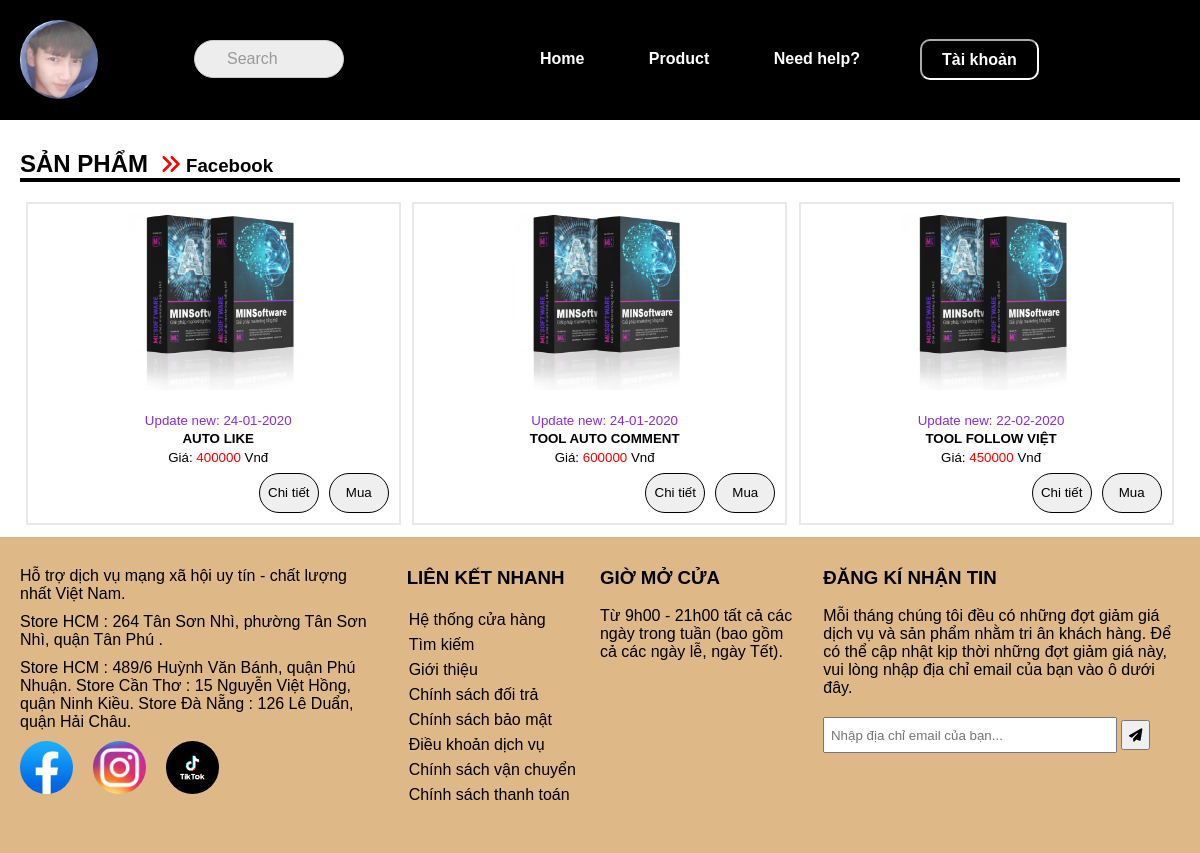
The app's page /controller/index.php?act=product&idcatalog=16 with its own data.
### tables this page shows
CREATE TABLE `danhmucs` (
  `id` int(12) NOT NULL,
  `name` varchar(50) NOT NULL,
  `sort` tinyint(2) NOT NULL DEFAULT 0,
  `sphot` tinyint(1) NOT NULL DEFAULT 0
);

CREATE TABLE `sanpham` (
  `id` int(12) NOT NULL,
  `updatenew` varchar(50) NOT NULL,
  `name` varchar(255) NOT NULL,
  `img` varchar(150) NOT NULL,
  `price` int(12) DEFAULT 0,
  `iddm` int(12) NOT NULL,
  `hot` tinyint(1) DEFAULT 0
);

### model/danhmuc.php (called while the page is built, shortened)
<?php
    function catalogname($id){
        $sql="select * from danhmucs where id=".$id;
        $conn = connect();
        $stmt = $conn->prepare($sql);
        $stmt->setFetchMode(PDO::FETCH_ASSOC);
        $stmt->execute();
        return $stmt->fetch();
    }
?>

### model/sanpham.php (called while the page is built, shortened)
<?php
    function showsp($idcatalog){
        $sql="select * from sanpham where 1";
        if($idcatalog>0){
            $sql.=" AND iddm=".$idcatalog;
        }
        $sql.=" order by id desc";
        $conn = connect();
        $stmt = $conn->prepare($sql);
        $stmt->setFetchMode(PDO::FETCH_ASSOC);
        $stmt->execute();
        return $stmt->fetchAll();
    }
    function dssp($hot){
        $conn = connect();
        $sql = "select * from sanpham where 1";
        if($hot==1){
            $sql.=" AND hot=1";
        }
        $sql.=" order by hot desc";
        $stmt = $conn->prepare($sql);
        $stmt->setFetchMode(PDO::FETCH_ASSOC);
        $stmt->execute();
        return $stmt->fetchAll();
    }
?>

### view/product.php (the view, shortened to what this page needs)
<section>
        <div class="all80">
            <div class="product">
                <p>SẢN PHẨM
                <?php
                    if($exportcatalogname!="")echo"<i class='fas'>&#xf101;</i><span>".$exportcatalogname['name']."</span>";
                ?>
                </p>
            </div>
            <div class="boxsanpham boxnghiengimg" id="boxsanpham">
                <?php
                    if(count($dssp)==0){
                        echo "<h2 class=paddingnone>Danh mục này tạm thời không có sản phẩm !!!</h2>";
                    }else{
                        foreach($dssp as $sp){
                            $id=$sp['id'];
                            $update=$sp['updatenew'];
                            $img="../view/upload/".$sp['img'];
                            $name=$sp['name'];
                            $gia=$sp['price'];
                            $link="index.php?act=productdetail&id=".$id;
                        if(is_file($img)){
                            $img='<img src="'.$img.'">';
                        }else{
                            $img="";
                        }
                        echo'<div class="boxpro">
                        <a href="'.$link.'">
                        <img href='.$img.'
                        <p>Update new: '.$update.'</p>
                        <p class="cc">'.$name.'</p>
                        <p>Giá: <span>'.$gia.'</span> Vnđ</p>
                        <button class="addcart"><a href="'.$link.'">Mua</a></button>
                        <button class="chitiet"><a href="'.$link.'">Chi tiết</a></button>
                        </a>
                        </div>';
                        }
                    }
                ?>
            </div>
        </div>
    </section>

### view/header.php (shortened to what this page needs)
<!DOCTYPE html>
<html lang="en">
<head>
    <link rel="stylesheet" href="https://cdnjs.cloudflare.com/ajax/libs/font-awesome/4.7.0/../view/css/font-awesome.min.css">
    <link rel="stylesheet" href="../view/css/style.css">
    <link rel="stylesheet" href="../view/css/responsive.css">
    <link rel="stylesheet" href="https://cdnjs.cloudflare.com/ajax/libs/font-awesome/4.7.0/css/font-awesome.min.css">
</head>
<body>
    <header>
        <div class="allheader">
            <div class="row header" id="header">
                <div class="all80">
                    <div id="trangchu" class="h1">
                        <a href="index.php"><img src="../view/images/avt1.jpg" alt=""></a>
                    </div>
                    <div class="h2">
                    <form>
                        <input type="search" placeholder="Search">
                    </form>
                    </div>
                    <div class="h3 menutop">
                        <a href="index.php" id="home" onclick="backhome()">Home</a>
                        <a href="index.php?act=product" id="product" onclick="toproduct()">Product</a>
                        <a href="index.php?act=help" id="help" onclick="tohelp()">Need help?</a>
                    </div>
                    <?php
                        if(isset($_SESSION['sessionid'])&&($_SESSION['sessionid']>0)){
                    ?>
                        <div class="h4 menutop1">
                            <a  href="#" class="checkuser">
                            <i class='far'>&#xf2bd;</i>
                            <span ><?=$_SESSION['suser']?></span>
                            </a>
                            <a class="hover" href="index.php?act=user&&logout=1" id="login" >Đăng xuất</a>
                        </div>
                    <?php
                        }else{
                    ?>
                        <div class="h4 menutop1">
                            <ul>
                                <li><a class="hover">Tài khoản</a>
                                </li>
                            </ul>
                        </div>
                    <?php } ?>
                </div>
            </div>
        </div>
</header>

### controller/index.php (shortened to what this page needs)
<?php
    include_once "../model/danhmuc.php";
    include_once "../model/sanpham.php";
    $dssp=dssp(0);
    include_once "../view/header.php";
    if(isset($_GET['act'])){
        $act=$_GET['act'];
        switch ($act) {
            case 'product':
                if(isset($_GET['idcatalog'])&&($_GET['idcatalog']>0)){
                    $iddm=$_GET['idcatalog'];
                    $exportcatalogname=catalogname($iddm);
                }else{
                    $iddm=0;
                    $exportcatalogname="";
                }
                $dssp=showsp($iddm);
                include_once "../view/product.php";
                break;
        }
    }else{
        include_once "../view/home.php";
    }
    include_once "../view/footer.php";
?>

### view/footer.php (shortened to what this page needs)
<footer>
    <div class="footer">
        <div class="allfooter all80">
            <div class="footer-contact box33 pdright30">
                <div class="contact-address mbt10">
                    Hỗ trợ dịch vụ mạng xã hội uy tín - chất lượng nhất Việt Nam.
                </div>
                <div class="contact-tel mbt10">
                    Store HCM : 264 Tân Sơn Nhì, phường Tân Sơn Nhì, quận Tân Phú .
                </div>
                <div class="contact-mail mbt10">
                    Store HCM : 489/6 Huỳnh Văn Bánh, quận Phú Nhuận. Store Cần Thơ : 15 Nguyễn Việt Hồng, quận Ninh Kiều. Store Đà Nẵng : 126 Lê Duẩn, quận Hải Châu.
                </div>
                <div class="contact-certification">
                    <img src="../view/images/mxh.png" alt="">
                    <img src="../view/images/mxh2.png" alt="">
                    <img src="../view/images/mxh3.png" alt="">
                </div>
            </div>
            <div class="footer-nav box16 pdright15 ">
                <h3>LIÊN KẾT NHANH</h3>
                <ul class="noclear">
                    <li><a href="#">Hệ thống cửa hàng</a></li>
                    <li><a href="#">Tìm kiếm</a></li>
                    <li><a href="#">Giới thiệu</a></li>
                    <li><a href="#">Chính sách đối trả</a></li>
                    <li><a href="#">Chính sách bảo mật</a></li>
                    <li><a href="#">Điều khoản dịch vụ</a></li>
                    <li><a href="#">Chính sách vận chuyển</a></li>
                    <li><a href="#">Chính sách thanh toán</a></li>
                </ul>
            </div>
            <div class="footer-oh box16 ">
                <h3>GIỜ MỞ CỬA</h3>
                <div class="oh">Từ 9h00 - 21h00 tất cả các ngày trong tuần (bao gồm cả các ngày lễ, ngày Tết).</div>
            </div>
            <div class="footer-subscribe box33 pdleft30">
                <h3>ĐĂNG KÍ NHẬN TIN</h3>
                <div class="sub1">Mỗi tháng chúng tôi đều có những đợt giảm giá dịch vụ và sản phẩm nhằm tri ân khách hàng. Để có thể cập nhật kịp thời những đợt giảm giá này, vui lòng nhập địa chỉ email của bạn vào ô dưới đây.</div>
                <div class="sub2">
                    <input type="email" name="emailsub" id="emailsub" placeholder=" Nhập địa chỉ email của bạn...">
                    <button onclick="sub()"><i class='fas'>&#xf1d8;</i></button>
                </div>
            </div>
        </div>
    </div>
    </footer>
</body>
</html>

### view/css/style.css (style rules this page uses)
html { scroll-behavior: smooth; }
body { margin: 0px; background-color: whitesmoke; font-family: sans-serif; }
.allheader { width: 100%; position: fixed; z-index: 999; }
.header { min-height: 80px; }
#header { background-color: black; }
.h1 { float: left; width: 15%; }
.h1 img { float: left; width: 45%; margin: 20px 0px; border-radius: 50px; }
.h2 { float: left; width: 25%; padding: 40px 0px; }
.h2 input { outline: none; }
.h2 input[type=search] { -webkit-appearance: textfield; font-family: inherit; font-size: 100%; }
.h2 input[type=search] { background: #ededed url(https://static.tumblr.com/ftv85bp/MIXmud4tx/search-icon.png) no-repeat 9px center; border: solid 1px #ccc; padding: 9px 10px 9px 32px; width: 150px; -webkit-border-radius: 10em; -moz-border-radius: 10em; border-radius: 10em; -webkit-transition: all .5s; -moz-transition: all .5s; transition: all .5s; }
.h3 { float: left; width: 35%; padding: 50px 0px; }
.menutop { text-align: end; cursor: pointer; }
.menutop a { text-decoration: none; color: white !important; font-size: 12pt; font-weight: bold; padding: 12px 30px; }
.h4 { float: right; width: 25%; text-align: end; padding: 20px 0px; }
.h4 a { text-decoration: none; color: white !important; }
.menutop1 .hover { line-height: 80px; color: white !important; padding: 10px 20px; background-color: rgb(0, 0, 0); border-radius: 10px; border: 2px inset white; }
.h4 ul { list-style: none; margin: 0; padding: 0; }
.h4 ul li { float: left; margin: 0px 30px; }
.h4 ul li a { font-family: sans-serif; font-weight: bold; text-decoration: none; color: #666; }
#boxsanpham { float: left; width: 100%; }
.boxpro p:nth-child(2) { color: blueviolet; }
.boxpro { float: left; width: 32%; line-height: 5px; position: relative; overflow: hidden; border: 2px rgb(233, 233, 233) solid; text-align: center; margin: 0% calc(0.83% - 4px); margin-bottom: 1%; }
.boxpro a { text-decoration: none; }
.boxpro img { width: 50%; height: 50%; margin-bottom: 15px; object-fit: cover; }
.boxpro p { color: black; margin-left: 10px; font-size: 10pt; }
.cc { font-weight: bold; font-size: 11pt; line-height: 5px; }
.addcart a { text-decoration: none; color: black !important; }
.chitiet a { text-decoration: none; color: black; }
.boxpro button { outline: none; margin-right: 10px; margin-bottom: 10px; float: right; width: 60px; min-height: 40px; border: 1px solid black; border-radius: 20px !important; }
p span { color: red; }
input[type="email"] { width: 49%; min-height: 40px; margin-left: 0px; margin-bottom: 25px; }
.footer { float: left; width: 100%; background-color: burlywood; min-height: auto; }
.mbt10 { margin-bottom: 10px; }
.pdright30 { padding-right: 30px; }
.pdleft30 { padding-left: 30px; }
.contact-certification img { width: 15%; margin-right: 15px; border-radius: 30px; }
.box33 { width: calc(33.333% - 30px); min-height: auto; float: left; padding-top: 30px; padding-bottom: 30px; }
.box16 { width: 16.666%; min-height: auto; float: left; padding-top: 30px; padding-bottom: 30px; }
.noclear { list-style: none; margin-left: -38px; }
.allfooter h3 { margin-top: 0px !important; }
li a { line-height: 25px; text-decoration: none; color: black !important; }
.sub2 input[type="email"] { width: 80%; min-height: 30px; margin-left: 0px; margin-top: 20px; }
.sub2 button { min-height: 30px; margin-left: 0px; margin-top: 20px !important; }
.all80 { width: 1160px; margin: 0 auto; }
.row { float: left; width: 100%; min-height: auto; }
section .product { width: 100%; float: left; margin-top: 150px; margin-bottom: 20px; }
.product p { font-size: 18pt; font-weight: bold; margin: 0px 0px; border-bottom: 4px solid black; }
.product i { font-size: 16pt !important; margin: 0px 5px; color: red; }
.product span { color: black; font-size: 14pt !important; }

### view/product.php (style rules this page uses)
body { background-color: white; }

### records on screen
danhmucs: name "Facebook"
sanpham: img (picture), updatenew "24-01-2020", name "AUTO LIKE", price "400000"
sanpham: img (picture), updatenew "24-01-2020", name "TOOL AUTO COMMENT", price "600000"
sanpham: img (picture), updatenew "22-02-2020", name "TOOL FOLLOW VIỆT", price "450000"
